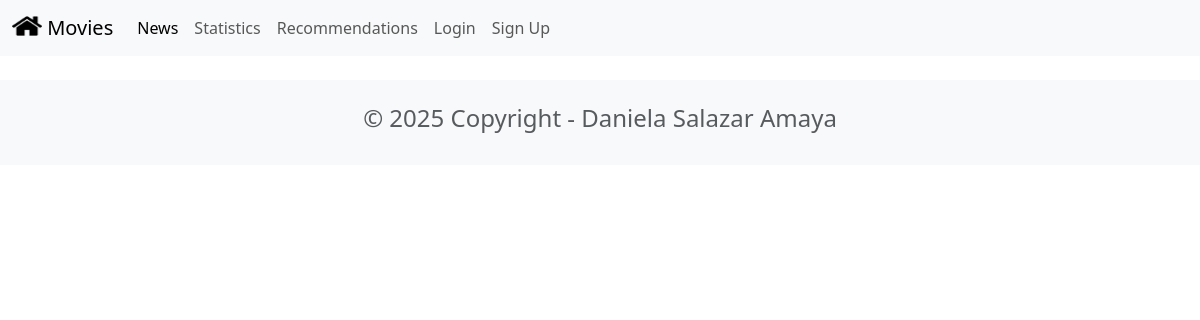
The page /news/ on the database as committed earlier.
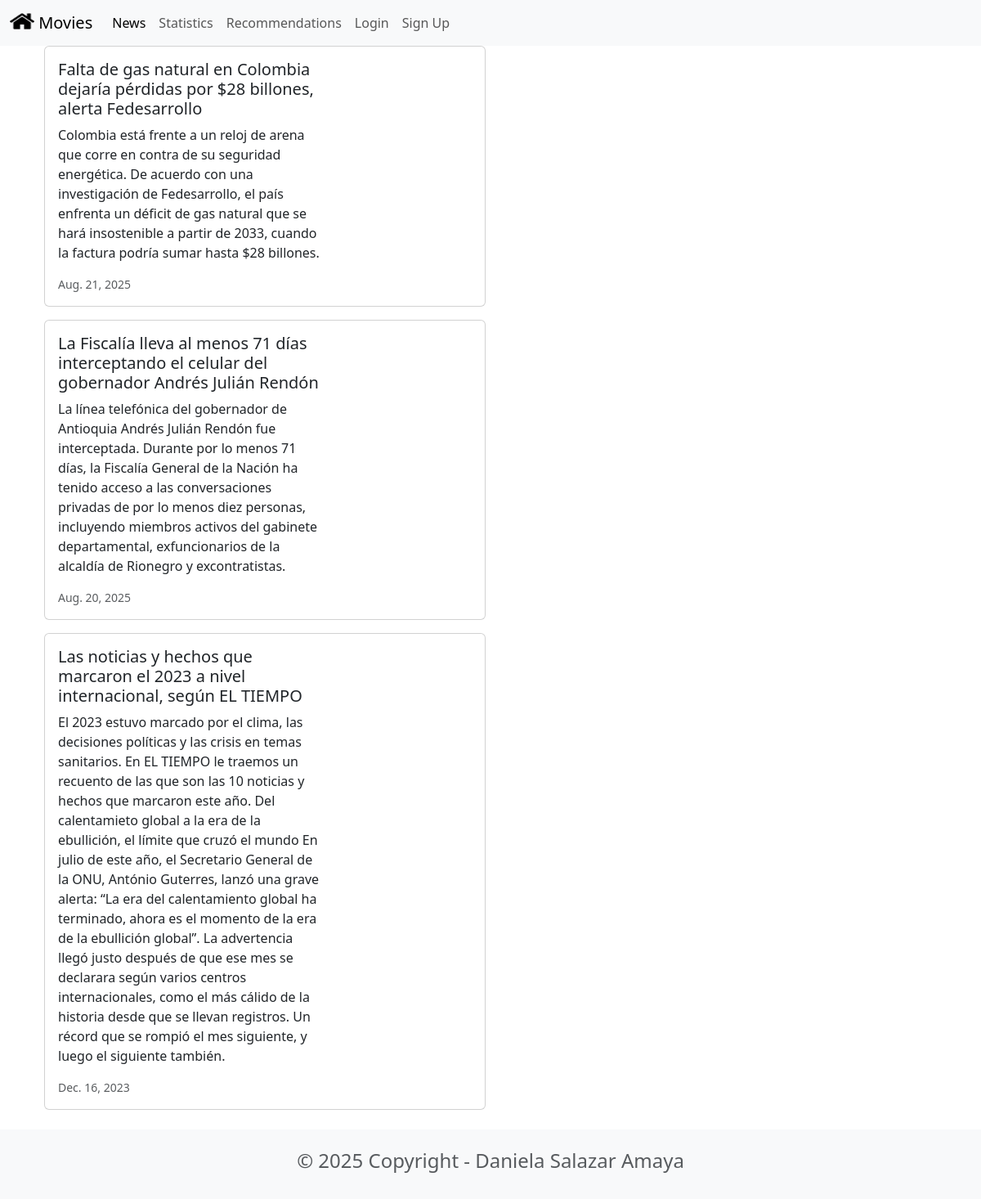
The same page on the database as committed later.
### news/models.py (models this page shows, shortened)
class News(models.Model):
    headline = models.CharField(max_length=200)
    body = models.TextField()
    date = models.DateField()

### news/views.py (the view)
# urls.py: path('news/',include('news.urls')),
def news(request):
    newss = News.objects.all().order_by('-date') #indicamos que se ordenen los elementos de forma descendente (-) por fecha
    return render(request, 'news.html', {'newss':newss})

### news/templates/news.html
{% extends 'base.html' %}
{% block content %}
<div class="container">
    {% for news in newss %}
    <div class="card mb-3" style="max-width: 540px;">
        <div class="row g-0">
            <div class="col-md-8">
                <div class="card-body">
                    <h5 class="card-title">{{ news.headline }}</h5>
                    <p class="card-text">{{ news.body }}</p>
                    <p class="card-text"><small class="text-muted"> {{ news.date }} </small></p>
                </div>
            </div>
        </div>
    </div>
    {% endfor %}
</div>
{%endblock content %}

### moviereviews/templates/base.html (shortened to what this page needs)
<head>
    <link href="https://cdn.jsdelivr.net/npm/bootstrap@5.3.7/dist/css/bootstrap.min.css" rel="stylesheet">
</head>
<nav class="navbar navbar-expand-lg bg-body-tertiary">
    <div class="container-fluid">
        <a class="navbar-brand" href="{% url 'home' %}">
            {% load static %}
            <img src="{% static 'images/home.png' %}" alt="" width="30" height="24"
            class="d-inline-block align-text-top" />
            Movies
        </a>
        <div class="collapse navbar-collapse" id="navbarSupportedContent">
            <ul class="navbar-nav me-auto mb-2 mb-lg-0">
                <li class="nav-item">
                    <a class="nav-link active" aria-current="page" href="{% url 'news' %}">News</a>
                </li>
                 <li class="nav-item">
                    <a class="nav-link" href="{% url 'statistics' %}">Statistics</a>
                </li>
                 <li class="nav-item">
                    <a class="nav-link" href="{% url 'recommendations' %}">Recommendations</a>
                </li>
                <li class="nav-item">
                    <a class="nav-link" href="#">Login</a>
                </li>
                <li class="nav-item">
                    <a class="nav-link" href="#">Sign Up</a>
                </li>
            </ul>
        </div>
    </div>
</nav>
<div class="container">
    {% block content %}
    {% endblock content %}
</div>
<footer class="text-center text-lg-start bg-light text-muted mt-4">
    <div class="container">
        <div class="row">
            <div class="text-center p-4">
                <h4>© 2025 Copyright - Daniela Salazar Amaya</h4>
            </div>
        </div>
    </div>
</footer>

Rows that differ between the two databases and show on the page:
added News: headline "Falta de gas natural en Colombia dejaría pérdidas por $28 billones, alerta Fedesarrollo", body "Colombia está frente a un reloj de arena que corre en contra de su seguridad energética. De acuerdo con una investigación de Fedesarrollo, el país enfrenta un déficit de gas natural que se hará insostenible a partir de 2033, cuando la factura podría sumar hasta $28 billones.", date "Aug. 21, 2025"
added News: headline "La Fiscalía lleva al menos 71 días interceptando el celular del gobernador Andrés Julián Rendón", body "La línea telefónica del gobernador de Antioquia Andrés Julián Rendón fue interceptada. Durante por lo menos 71 días, la Fiscalía General de la Nación ha tenido acceso a las conversaciones privadas de por lo menos diez personas, incluyendo miembros activos del gabinete departamental, exfuncionarios de la alcaldía de Rionegro y excontratistas.", date "Aug. 20, 2025"
added News: headline "Las noticias y hechos que marcaron el 2023 a nivel internacional, según EL TIEMPO", body "El 2023 estuvo marcado por el clima, las decisiones políticas y las crisis en temas sanitarios. En EL TIEMPO le traemos un recuento de las que son las 10 noticias y hechos que marcaron este año. Del calentamieto global a la era de la ebullición, el límite que cruzó el mundo En julio de este año, el Secretario General de la ONU, António Guterres, lanzó una grave alerta: “La era del calentamiento global ha terminado, ahora es el momento de la era de la ebullición global”. La advertencia llegó justo después de que ese mes se declarara según varios centros internacionales, como el más cálido de la historia desde que se llevan registros. Un récord que se rompió el mes siguiente, y luego el…", date "Dec. 16, 2023"
